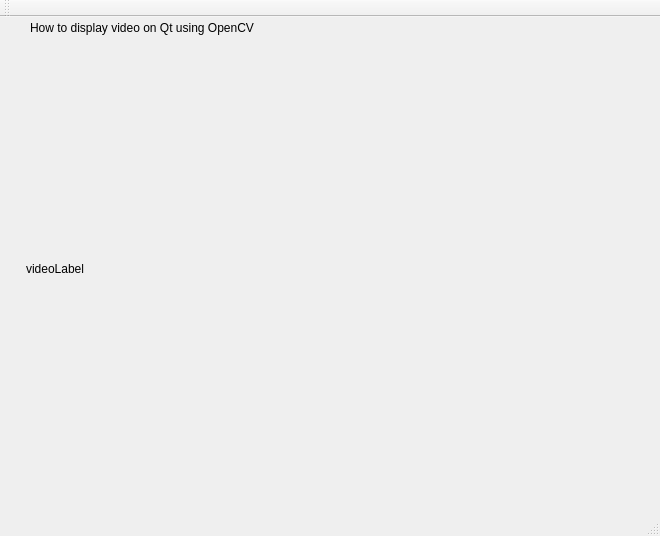
<?xml version="1.0" encoding="UTF-8"?>
<ui version="4.0">
 <class>MainWindow</class>
 <widget class="QMainWindow" name="MainWindow">
  <property name="geometry">
   <rect>
    <x>0</x>
    <y>0</y>
    <width>660</width>
    <height>536</height>
   </rect>
  </property>
  <property name="windowTitle">
   <string>MainWindow</string>
  </property>
  <widget class="QWidget" name="centralWidget">
   <widget class="QLabel" name="videoLabel">
    <property name="geometry">
     <rect>
      <x>26</x>
      <y>46</y>
      <width>611</width>
      <height>411</height>
     </rect>
    </property>
    <property name="text">
     <string>videoLabel</string>
    </property>
   </widget>
   <widget class="QLabel" name="label">
    <property name="geometry">
     <rect>
      <x>30</x>
      <y>0</y>
      <width>591</width>
      <height>21</height>
     </rect>
    </property>
    <property name="text">
     <string>How to display video on Qt using OpenCV</string>
    </property>
   </widget>
  </widget>
  <widget class="QMenuBar" name="menuBar">
   <property name="geometry">
    <rect>
     <x>0</x>
     <y>0</y>
     <width>660</width>
     <height>25</height>
    </rect>
   </property>
  </widget>
  <widget class="QToolBar" name="mainToolBar">
   <attribute name="toolBarArea">
    <enum>TopToolBarArea</enum>
   </attribute>
   <attribute name="toolBarBreak">
    <bool>false</bool>
   </attribute>
  </widget>
  <widget class="QStatusBar" name="statusBar"/>
 </widget>
 <layoutdefault spacing="6" margin="11"/>
 <resources/>
 <connections/>
</ui>
